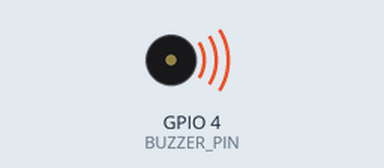
Simulated run of this program. Board: Raspberry Pi (BCM pin numbers). Parts: buzzer (waves = sounding). At 18.4 s the program stops and its outputs stay as they are.

Above: at 0.1 s.
At 17.8 s:
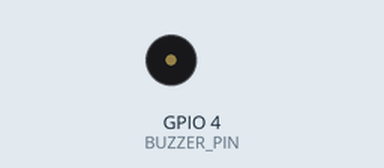
Timing chart, 0 to 19.3 s (numbered marks = the images above):
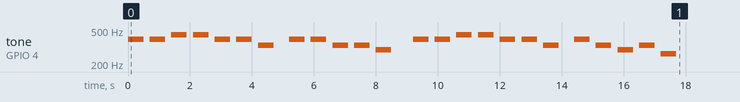

Measured:
- by itself, tone on GPIO 4 (BUZZER_PIN): plays 392 Hz for 0.50 s, 392 Hz for 0.50 s, 440 Hz for 0.50 s, 440 Hz for 0.50 s, 392 Hz for 0.50 s, 392 Hz for 0.50 s … (24 notes in this stretch)

The program:

piezo_buzzer_task.py
```python
# piezo_buzzer_task.py
import RPi.GPIO as GPIO
import time

BUZZER_PIN = 4

GPIO.setmode(GPIO.BCM)
GPIO.setup(BUZZER_PIN, GPIO.OUT)


melody = [262, 294, 330, 349, 392, 440, 494, 523]
#         도    레   미   파   솔   라    시   도


# 주파수 : 도 (262Hz)
pwm = GPIO.PWM(BUZZER_PIN, melody[0])
pwm.start(50)               # duty cycle (0~100)
# 음량 조절

play = [4, 4, 5, 5, 4, 4, 2, 4, 4, 2, 2, 1, 4, 4, 5, 5, 4, 4, 2, 4, 2, 1, 2, 0]


try:
    for i in range(24):
        pwm.ChangeDutyCycle(50)
        pwm.ChangeFrequency(melody[play[i]])
        time.sleep(0.5)
        pwm.ChangeDutyCycle(0)
        time.sleep(0.2)
        if((i+1) == 7 or (i+1) == 19):
            time.sleep(0.3)
        if((i+1) % 12 == 0):
            time.sleep(0.5)

finally:
    pwm.stop()
    GPIO.cleanup()
```
